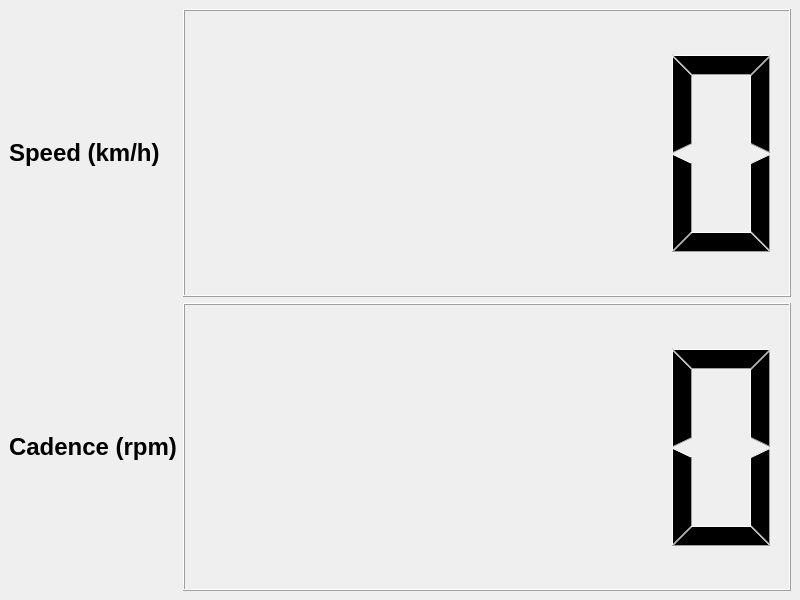
<?xml version="1.0" encoding="UTF-8"?>
<ui version="4.0">
 <class>MainWindow</class>
 <widget class="QMainWindow" name="MainWindow">
  <property name="geometry">
   <rect>
    <x>0</x>
    <y>0</y>
    <width>800</width>
    <height>600</height>
   </rect>
  </property>
  <property name="windowTitle">
   <string>Bike Sensors</string>
  </property>
  <widget class="QWidget" name="centralwidget">
   <layout class="QGridLayout" name="gridLayout">
    <item row="0" column="0">
     <widget class="QLabel" name="speedTitle">
      <property name="text">
       <string>&lt;h1&gt;Speed (km/h)&lt;/h1&gt;</string>
      </property>
     </widget>
    </item>
    <item row="0" column="1">
     <widget class="QLCDNumber" name="speed">
      <property name="sizePolicy">
       <sizepolicy hsizetype="MinimumExpanding" vsizetype="MinimumExpanding">
        <horstretch>0</horstretch>
        <verstretch>0</verstretch>
       </sizepolicy>
      </property>
      <property name="frameShadow">
       <enum>QFrame::Raised</enum>
      </property>
      <property name="digitCount">
       <number>5</number>
      </property>
      <property name="value" stdset="0">
       <double>0.000000000000000</double>
      </property>
     </widget>
    </item>
    <item row="1" column="0">
     <widget class="QLabel" name="cadenceTitle">
      <property name="text">
       <string>&lt;h1&gt;Cadence (rpm)&lt;/h1&gt;</string>
      </property>
     </widget>
    </item>
    <item row="1" column="1">
     <widget class="QLCDNumber" name="cadence">
      <property name="sizePolicy">
       <sizepolicy hsizetype="MinimumExpanding" vsizetype="MinimumExpanding">
        <horstretch>0</horstretch>
        <verstretch>0</verstretch>
       </sizepolicy>
      </property>
     </widget>
    </item>
   </layout>
  </widget>
 </widget>
 <resources/>
 <connections/>
</ui>
